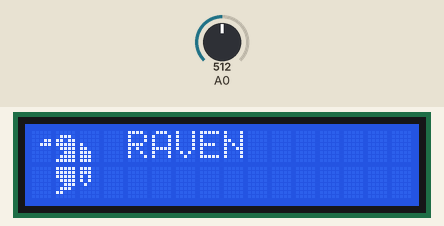
A sketch run on a simulated Arduino Uno, built with avr-gcc and run on an emulated ATmega328P. Parts: 16×2 character LCD. Inputs (shaded band) come from the test bench; at power-on: A0 = 512. What the sketch prints to the serial monitor is not drawn.

Above: at 0.2 s.
At 1.3 s:
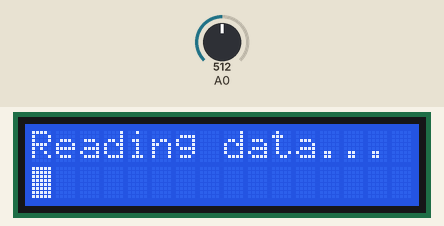
At 1.7 s:
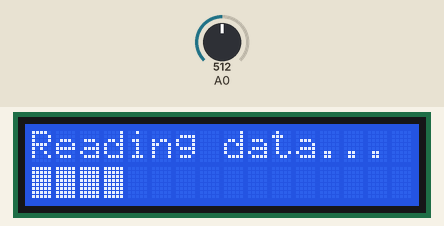
At 2.4 s:
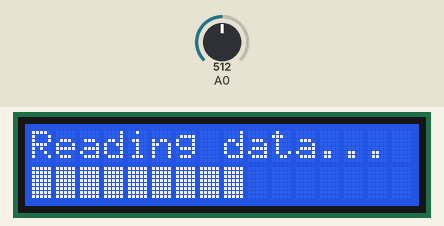
At 3.2 s:
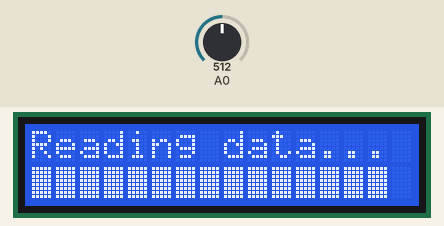
At 6.2 s:
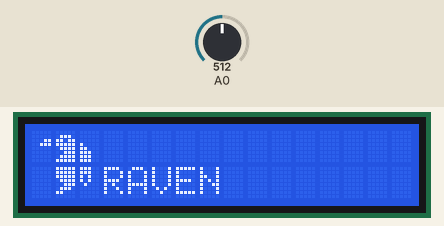

The sketch:

sound_sensor.ino
```cpp
#include <Wire.h>
#include <LCD.h>
#include <LiquidCrystal_I2C.h>


LiquidCrystal_I2C lcd (0x27, 2, 1, 0, 4, 5, 6, 7);

byte customchar[8] = {
  B11111,
  B11111,
  B11111,
  B11111,
  B11111,
  B11111,
  B11111,
  B11111
};

byte R_peak[8] = {
  B00000,
  B00000,
  B00011,
  B00111,
  B00000,
  B00000,
  B00000,
  B00000
};

byte R_head[8] = {
  B00000,
  B01110,
  B11011,
  B11111,
  B01111,
  B00111,
  B01111,
  B11111
};

byte R_tail[8] = {
  B11111,
  B11111,
  B11111,
  B01111,
  B00111,
  B01110,
  B11000
};

byte R_back1[8] = {
  B00000,
  B00000,
  B00000,
  B10000,
  B11000,
  B11100,
  B11100,
  B11100
};

byte R_back2[8] = {
  B11100,
  B11100,
  B10100,
  B10100,
  B01000,
  B00000,
  B00000,
  B00000
};
int V = 0;
int Max = 400;

void setup() {
  // Variable declaration
  int cont = 1;
  int k = 1;
  //LCD setup
  lcd.begin(16,2);
  lcd.setBacklightPin(3, POSITIVE);
  lcd.setBacklight(HIGH);
  lcd.createChar(0, R_peak);
  lcd.createChar(1, R_head);
  lcd.createChar(2, R_tail);
  lcd.createChar(3, R_back1);
  lcd.createChar(4, R_back2);
  lcd.createChar(5, customchar);
  //lcd.home();
  raven(0,1);
  lcd.setCursor(4, 0);
  lcd.print("RAVEN");

  delay(1000);

  lcd.clear();
  // initialize serial comunication at 9600 bits per second
  Serial.begin(9600);
  lcd.setCursor(0, 0);
  lcd.print("Reading data...");
  lcd.setCursor(0, 1);
  while (cont <= Max){
    //read the input on analof pin 0
    int V = analogRead(A0);
    //Print second and Hz value
    //Serial.println(seg);
    Serial.println(V);
    delay(5);
    cont++;
    if(cont%25 == 0&& k <= 16){
      lcd.write(byte(5));
      k++;
    }
  }
  Serial.println("Read finished");
  lcd.setCursor(0, 0);
  lcd.clear();
  lcd.print("Read finished");
  raven(13, 14);
  lcd.print("RAVEN");
  delay(1000);

  for (int i = 0; i<13; i++){
    lcd.scrollDisplayLeft();
    delay(150);
  }

}

void loop() {

}

void raven(int a, int b){
 lcd.setCursor(a, 0);
 lcd.write(byte(0));
 lcd.write(byte(1));
 lcd.write(byte(3));
 lcd.setCursor(b, 1);
 lcd.write(byte(2));
 lcd.write(byte(4));
}
```
